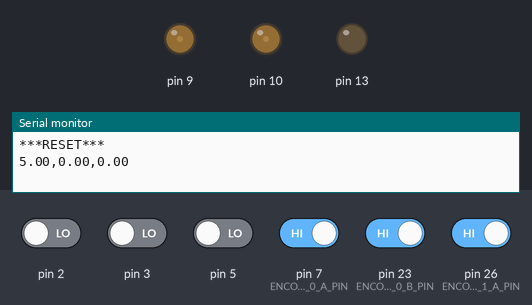
Bench run of a sketch on a simulated Arduino Mega 2560, built with avr-gcc and run on an emulated ATmega2560. On the bench: output pins drawn as LEDs (lit = HIGH), the last lines printed to the serial monitor. The inputs (shaded band) are chosen by the test bench; at power-on: pin 7 (ENCODER_0_A_PIN), pin 23 (ENCODER_0_B_PIN), pin 26 (ENCODER_1_A_PIN) HIGH, pin 2, pin 3, pin 5 LOW.

Above: at 3.55 s.
At 4.0 s:
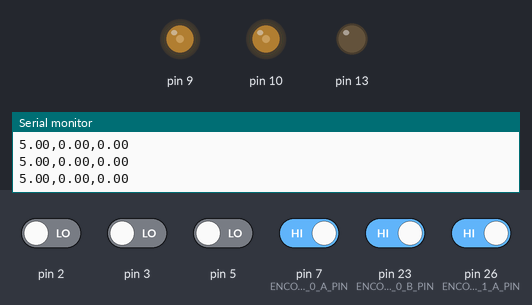
At 4.45 s:
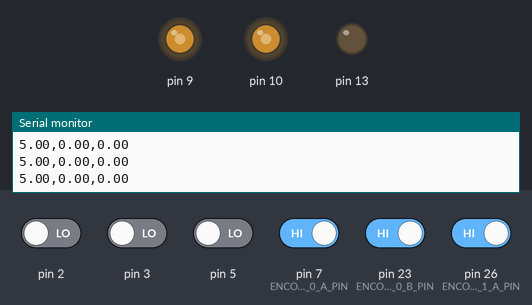
At 5.35 s:
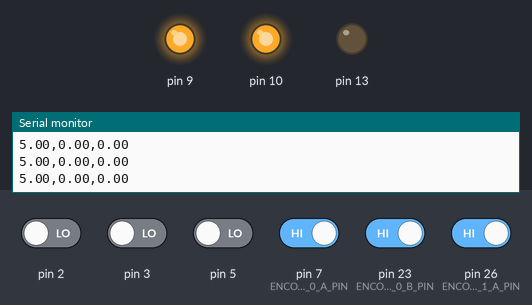
Timing chart, 0 to 8.3 s (numbered marks = the images above):
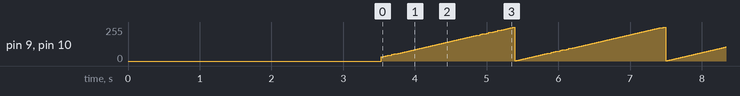

Measured:
- by itself, pin 9, pin 10: ramps from 0/255 to 255/255 and jumps back, once every 2.1 s

The sketch:

1029_PID_withTimer.ino
```cpp
#include "Motors.h"
#include "encoders.h"'
#include "PID.h"
#include "Kinematics.h"

Motors_c motors;
PID_c left_pid;
PID_c right_pid;

#define SPEED_EST_MS 10 // estimate speed every 10ms
#define TEST_MS 2000

//Timer
volatile boolean DEBUG_LED_STATE = false;

//PID
unsigned long speed_est_ts;
unsigned long test_ts;
unsigned long PID_update_previTime = 0;
float a = 0.5; // parameter of low pass filter
float demand = 0; // velocity demand
bool PID_Turning = false;

//Encoder
unsigned long Encoder_dt_previTime = 0;
long last_e0;
long last_e1;
float speed_e0;
float speed_e1;
float St0;
float St1;
float previSt0;
float previSt1;

//Pose
unsigned long Pose_update_previTime = 0;
Kinematics_c pose;

//FSM
enum states { STATE_CALIBRATE, STATE_PUSH, STATE_STOP };
int state;

void setup() {
  Serial.begin(9600);
  //Encoder initialise
  setupEncoder0();
  setupEncoder1();
  last_e0 = count_e0;
  last_e1 = count_e1;
  speed_e0 = 0.0;
  speed_e1 = 0.0;
  St0 = 0.0;
  St1 = 0.0;
  previSt0 = 0.0;
  previSt1 = 0.0;

  //pid initialise
  left_pid.initialise( 5.5, 0.025, 0.5 ); //pid initialise ( 13.0, 0.2, 0.0 ) respond would be faster but too strong
  right_pid.initialise( 5.5, 0.025, 0.5 ); //pid initialise ( 13.0, 0.2, 0.0 ) respond would be faster but too strong
//  PID_Turning = true;
  test_ts = millis(); // Prepare our testing timestamp

  //pose initialise
  setupEncoder0();
  setupEncoder1();
  pose.initialise(0, 0, 0);

  //Timer initialise
  pinMode(13,OUTPUT );
  digitalWrite( 13, DEBUG_LED_STATE );
  Serial.begin(9600);
  delay(1500);
  Serial.println("***RESET***");
  setupTimer3();

  // must put this at the end of setup
  delay(2000);
  left_pid.reset();
  right_pid.reset();
}

void loop() {
  switch (state) {
    case STATE_CALIBRATE:
      demand = 5;
      state = STATE_PUSH;
      PID_Turning = true;
      break;
    case STATE_PUSH:

      if (pose.x > 1000){
        state = STATE_STOP;
      }
      break;
    case STATE_STOP:
      PID_Turning = false;
//    left_pid.initialise( 0, 0, 0 );
//    right_pid.initialise( 0, 0, 0 );
      demand = 0;
      motors.setPWM(0, 0);
      break;
  }

//  pose_Update();

//  encoder_Cal();

//  if (PID_Turning){
//    pid();
//  }

}
void encoder_Cal(){

    long count_difference0 = count_e0 - last_e0;
    long count_difference1 = count_e1 -last_e1;
    last_e0 = count_e0;
    last_e1 = count_e1;
    speed_e0 = (float)count_difference0 / 10.0;
    speed_e1 = (float)count_difference1 / 10.0;
    St0 = (float)(a * speed_e0) + (float)((1.0 - a) * previSt0);
    St1 = (float)(a * speed_e1) + (float)((1.0 - a) * previSt1);
    previSt0 = St0;
    previSt1 = St1;
    //Serial.print( speed_e0 * 60000 / 358.3 , 4 ); // chaging speed unit to rpm
    //Serial.print( "," );
    //Serial.println( St * 60000 / 358.3 , 4 ); //rpm // chaging speed unit to rpm

}

void pid(){

      float l_pwm = left_pid.update( demand, St1*10 );
      float r_pwm = right_pid.update( demand, St0*10 );
      motors.setPWM( l_pwm, r_pwm );
      Serial.print( demand );
      Serial.print( "," );
      Serial.print( St0*10 );
      Serial.print( "," );
      Serial.print( St1*10 );
      Serial.print( "\n" );

}

void setupTimer3() {

  // disable global interrupts
  cli();

  // Reset timer3 to a blank condition.
  // TCCR = Timer/Counter Control Register
  TCCR3A = 0;     // set entire TCCR3A register to 0
  TCCR3B = 0;     // set entire TCCR3B register to 0

  // First, turn on CTC mode.  Timer3 will count up
  // and create an interrupt on a match to a value.
  // See table 14.4 in manual, it is mode 4.
  TCCR3B = TCCR3B | (1 << WGM32);

  // For a cpu clock precaler of 256:
  // Shift a 1 up to bit CS32 (clock select, timer 3, bit 2)
  // Table 14.5 in manual.
  TCCR3B = TCCR3B | (1 << CS32);


  // set compare match register to desired timer count.
  // CPU Clock  = 16000000 (16mhz).
  // Prescaler  = 256
  // Timer freq = 16000000/256 = 62500
  // We can think of this as timer3 counting up to 62500 in 1 second.
  // compare match value = 62500 / 2 (we desire 2hz).
  OCR3A = 625; //10ms

  // enable timer compare interrupt:
  TIMSK3 = TIMSK3 | (1 << OCIE3A);

  // enable global interrupts:
  sei();

}

int count = 0;
// The ISR routine.
// The name TIMER3_COMPA_vect is a special flag to the
// compiler.  It automatically associates with Timer3 in
// CTC mode.
ISR( TIMER3_COMPA_vect ) {

  count++;

  // call encoder
  encoder_Cal();

  // PID
  if (count % 3 == 0){
    if (PID_Turning){
      pid();
      }
  }

  // position update
  if (count % 2 == 0){
    pose.update();
  }

  if (count >= 30000){
    count = 0;
  }
}
```

Encoders.h
```cpp
/*
 *
 * This code has been completed for you and should not be changed.
 * This code will be discussed in Labsheet 4.
 *
 */

#ifndef _ENCODERS_H
#define _ENCODERS_H

#define ENCODER_0_A_PIN  7
#define ENCODER_0_B_PIN  23
#define ENCODER_1_A_PIN  26
//#define ENCODER_1_B_PIN Non-standard pin!


// Volatile Global variables used by Encoder ISR.
volatile long count_e0; // used by encoder to count the rotation
volatile byte state_e0; // used to determine quadrature state
volatile long count_e1;
volatile byte state_e1;


// This ISR handles just Encoder 1
// ISR to read the Encoder1 Channel A and B pins
// and then look up based on  transition what kind of
// rotation must have occured.
ISR( INT6_vect ) {
  // We know that the ISR is only called when a pin changes.
  // We also know only 1 pin can change at a time.
  // The XOR(AB) signal change from "Channel A" triggers ISR.

  // First, Read in the new state of the encoder pins.
  // Standard pins, so standard read functions.
  boolean e0_B = digitalRead( ENCODER_0_B_PIN ); // normal B state
  boolean e0_A = digitalRead( ENCODER_0_A_PIN ); // XOR(AB)

  // Software XOR (^) logically infers
  // the true value of A given the state of B
  e0_A = e0_A ^ e0_B;

  // Shift our (new) current readings into bit positions
  // 2 and 3 in the state variable (current state)
  // State: (bit3)  (bit2)  (bit1)   (bit0)
  // State:  new B   new A   old B   old A
  state_e0 = state_e0 | ( e0_B  << 3 );
  state_e0 = state_e0 | ( e0_A  << 2 );

  if ( state_e0 == 1 ) {
    count_e0--;
  } else if ( state_e0 == 2) {
    count_e0++;
  } else if ( state_e0 == 4) {
    count_e0++;
  } else if ( state_e0 == 7) {
    count_e0--;
  } else if ( state_e0 == 8) {
    count_e0--;
  } else if ( state_e0 == 11) {
    count_e0++;
  } else if ( state_e0 == 13) {
    count_e0++;
  } else if ( state_e0 == 14) {
    count_e0--;
  }

  // Shift the current readings (bits 3 and 2) down
  // into position 1 and 0 (to become prior readings)
  // This bumps bits 1 and 0 off to the right, "deleting"
  // them for the next ISR call.
  state_e0 = state_e0 >> 2;

}


// This ISR handles just Encoder 0
// ISR to read the Encoder0 Channel A and B pins
// and then look up based on  transition what kind of
// rotation must have occured.
ISR( PCINT0_vect ) {

  // First, Read in the new state of the encoder pins.

  // Mask for a specific pin from the port.
  // Non-standard pin, so we access the register
  // directly.
  // Reading just PINE would give us a number
  // composed of all 8 bits.  We want only bit 2.
  // B00000100 masks out all but bit 2
  // It is more portable to use the PINE2 keyword.
  boolean e1_B = PINE & (1 << PINE2);
  //boolean e1_B = PINE & B00000100;  // Does same as above.

  // Standard read from the other pin.
  boolean e1_A = digitalRead( ENCODER_1_A_PIN ); // 26 the same as A8


  e1_A = e1_A ^ e1_B;

  // Create a bitwise representation of our states
  // We do this by shifting the boolean value up by
  // the appropriate number of bits, as per our table
  // header:
  //
  // State :  (bit3)  (bit2)  (bit1)  (bit0)
  // State :  New A,  New B,  Old A,  Old B.
  state_e1 = state_e1 | ( e1_B  << 3 );
  state_e1 = state_e1 | ( e1_A  << 2 );


  // This is an inefficient way of determining
  // the direction.  However it illustrates well
  // against the lecture slides.
  if ( state_e1 == 1 ) {
    count_e1--;
  } else if ( state_e1 == 2) {
    count_e1++;
  } else if ( state_e1 == 4) {
    count_e1++;
  } else if ( state_e1 == 7) {
    count_e1--;
  } else if ( state_e1 == 8) {
    count_e1--;
  } else if ( state_e1 == 11) {
    count_e1++;
  } else if ( state_e1 == 13) {
    count_e1++;
  } else if ( state_e1 == 14) {
    count_e1--;
  }

  // Shift the current readings (bits 3 and 2) down
  // into position 1 and 0 (to become prior readings)
  // This bumps bits 1 and 0 off to the right, "deleting"
  // them for the next ISR call.
  state_e1 = state_e1 >> 2;
}


/*
   This setup routine enables interrupts for
   encoder1.  The interrupt is automatically
   triggered when one of the encoder pin changes.
   This is really convenient!  It means we don't
   have to check the encoder manually.
*/
void setupEncoder0()
{
  count_e0 = 0;

  // Setup pins for right encoder
  pinMode( ENCODER_0_A_PIN, INPUT );
  pinMode( ENCODER_0_B_PIN, INPUT );

  // initialise the recorded state of e0 encoder.
  state_e0 = 0;

  // Get initial state of encoder pins A + B
  boolean e0_A = digitalRead( ENCODER_0_A_PIN );
  boolean e0_B = digitalRead( ENCODER_0_B_PIN );
  e0_A = e0_A ^ e0_B;

  // Shift values into correct place in state.
  // Bits 1 and 0  are prior states.
  state_e0 = state_e0 | ( e0_B << 1 );
  state_e0 = state_e0 | ( e0_B << 0 );


  // Now to set up PE6 as an external interupt (INT6), which means it can
  // have its own dedicated ISR vector INT6_vector

  // Page 90, 11.1.3 External Interrupt Mask Register – EIMSK
  // Disable external interrupts for INT6 first
  // Set INT6 bit low, preserve other bits
  EIMSK = EIMSK & ~(1 << INT6);
  //EIMSK = EIMSK & B1011111; // Same as above.

  // Page 89, 11.1.2 External Interrupt Control Register B – EICRB
  // Used to set up INT6 interrupt
  EICRB |= ( 1 << ISC60 );  // using header file names, push 1 to bit ISC60
  //EICRB |= B00010000; // does same as above

  // Page 90, 11.1.4 External Interrupt Flag Register – EIFR
  // Setting a 1 in bit 6 (INTF6) clears the interrupt flag.
  EIFR |= ( 1 << INTF6 );
  //EIFR |= B01000000;  // same as above

  // Now that we have set INT6 interrupt up, we can enable
  // the interrupt to happen
  // Page 90, 11.1.3 External Interrupt Mask Register – EIMSK
  // Disable external interrupts for INT6 first
  // Set INT6 bit high, preserve other bits
  EIMSK |= ( 1 << INT6 );
  //EIMSK |= B01000000; // Same as above

}


void setupEncoder1(){

  count_e1 = 0;

  // Setting up left encoder:
  // The 3Pi board uses the pin PE2 (port E, pin 2) which is
  // very unconventional.  It doesn't have a standard
  // arduino alias (like d6, or a5, for example).
  // We set it up here with direct register access
  // Writing a 0 to a DDR sets as input
  // DDRE = Data Direction Register (Port)E
  // We want pin PE2, which means bit 2 (counting from 0)
  // PE Register bits [ 7  6  5  4  3  2  1  0 ]
  // Binary mask      [ 1  1  1  1  1  0  1  1 ]
  //
  // By performing an & here, the 0 sets low, all 1's preserve
  // any previous state.
  DDRE = DDRE & ~(1 << DDE6);
  //DDRE = DDRE & B11111011; // Same as above.

  // We need to enable the pull up resistor for the pin
  // To do this, once a pin is set to input (as above)
  // You write a 1 to the bit in the output register
  PORTE = PORTE | (1 << PORTE2 );
  //PORTE = PORTE | 0B00000100;

  // Encoder1 uses conventional pin 26
  pinMode( ENCODER_1_A_PIN, INPUT );
  digitalWrite( ENCODER_1_A_PIN, HIGH ); // Encoder 1 xor

  // initialise the recorded state of e1 encoder.
  state_e1 = 0;

  // Get initial state of encoder.
  boolean e1_B = PINE & (1 << PINE2);
  //boolean e1_B = PINE & B00000100;  // Does same as above.

  // Standard read from the other pin.
  boolean e1_A = digitalRead( ENCODER_1_A_PIN ); // 26 the same as A8

  // Some clever electronics combines the
  // signals and this XOR restores the
  // true value.
  e1_A = e1_A ^ e1_B;


  // Enable pin-change interrupt on A8 (PB4) for encoder0, and disable other
  // pin-change interrupts.
  // Note, this register will normally create an interrupt a change to any pins
  // on the port, but we use PCMSK0 to set it only for PCINT4 which is A8 (PB4)
  // When we set these registers, the compiler will now look for a routine called
  // ISR( PCINT0_vect ) when it detects a change on the pin.  PCINT0 seems like a
  // mismatch to PCINT4, however there is only the one vector servicing a change
  // to all PCINT0->7 pins.
  // See Manual 11.1.5 Pin Change Interrupt Control Register - PCICR

  // Page 91, 11.1.5, Pin Change Interrupt Control Register
  // Disable interrupt first
  PCICR = PCICR & ~( 1 << PCIE0 );
  // PCICR &= B11111110;  // Same as above

  // 11.1.7 Pin Change Mask Register 0 – PCMSK0
  PCMSK0 |= (1 << PCINT4);

  // Page 91, 11.1.6 Pin Change Interrupt Flag Register – PCIFR
  PCIFR |= (1 << PCIF0);  // Clear its interrupt flag by writing a 1.

  // Enable
  PCICR |= (1 << PCIE0);
}

#endif
```

Kinematics.h
```cpp
/***************************************
 ,        .       .           .       ,.
 |        |       |           |      / |
 |    ,-: |-. ,-. |-. ,-. ,-. |-    '--|
 |    | | | | `-. | | |-' |-' |        |
 `--' `-` `-' `-' ' ' `-' `-' `-'      '
****************************************/

// this #ifndef stops this file
// from being included mored than
// once by the compiler.
#ifndef _KINEMATICS_H
#define _KINEMATICS_H

#include <math.h>

// These two commands mean that this header file
// will attempt to use some global variables of
// the same name found in another header file.
// From encoders.h
extern volatile long count_e0;
extern volatile long count_e1;

// Some global definitions concerning
// the robot dimensions.  You will need
// to calibrate these to get the best
// performance. (see Labsheet 4)
const float count_per_rev = 358.3; // From documentation - correct.
const float wheel_radius = 17.0;   // mm, could vary - calibrate.
const float wheel_sep = 42.1;      // mm, from centre of robot to wheel centre
                                   //     - could vary, calibrate

// Take the circumference of the wheel and divide by the
// number of counts per revolution. This provides the mm
// travelled per encoder count.
const float mm_per_count = (2.0 * wheel_radius * PI) / count_per_rev;

float rad2dge(float rad)
{
  return (180.0 * rad) / PI;
}

// Class to track robot position.
class Kinematics_c
{
public:
  // Pose
  float x, y, theta, dgree;

  // To calculate the difference
  // in encoder counts for each
  // call to update()
  long last_e1;
  long last_e0;

  // Constructor, must exist.
  Kinematics_c()
  {
  }

  // Used to setup kinematics, and to set a start position
  void initialise(float start_x, float start_y, float start_th)
  {
    last_e0 = count_e0; // Initisalise last count to current count
    last_e1 = count_e1; // Initisalise last count to current count
    x = start_x;
    y = start_y;
    theta = start_th;
  }

  // Here I have opted to use encoder counts rather than
  // wheel velocity.  Either way will work.
  // With velocity, the difference in time between updates
  // is required (distance = speed / time ).
  // If we use the velocity, it means we have to do
  // extra computation just to get back to distance, which
  // we had in the first place (as change of encoder counts)
  void update()
  {

    long delta_e1; // change in counts
    long delta_e0; // change in counts
    float mean_delta;

    float x_contribution;  // linear translation
    float th_contribution; // rotation

    // How many counts since last update()?
    delta_e1 = count_e1 - last_e1;
    delta_e0 = count_e0 - last_e0;

    // Used last encoder values, so now update to
    // current for next iteration
    last_e1 = count_e1;
    last_e0 = count_e0;

    // Work out x contribution in local frame.
    mean_delta = (float)delta_e1;
    mean_delta += (float)delta_e0;
    mean_delta /= 2.0;

    x_contribution = mean_delta * mm_per_count;

    // Work out rotation in local frame
    th_contribution = (float)delta_e0;
    th_contribution -= (float)delta_e1;
    th_contribution *= mm_per_count;
    th_contribution /= (wheel_sep * 2.0);

    // Update global frame by taking these
    // local contributions, projecting a point
    // and adding to global pose.
    x = x + x_contribution * cos(theta);
    y = y + x_contribution * sin(theta);
    theta = theta + th_contribution;

    // Done!
  } // End of update()

}; // End of Kinematics_c class defintion

#endif
```

Source omitted: Motors.h (4410 bytes), PID.h (3603 bytes)
